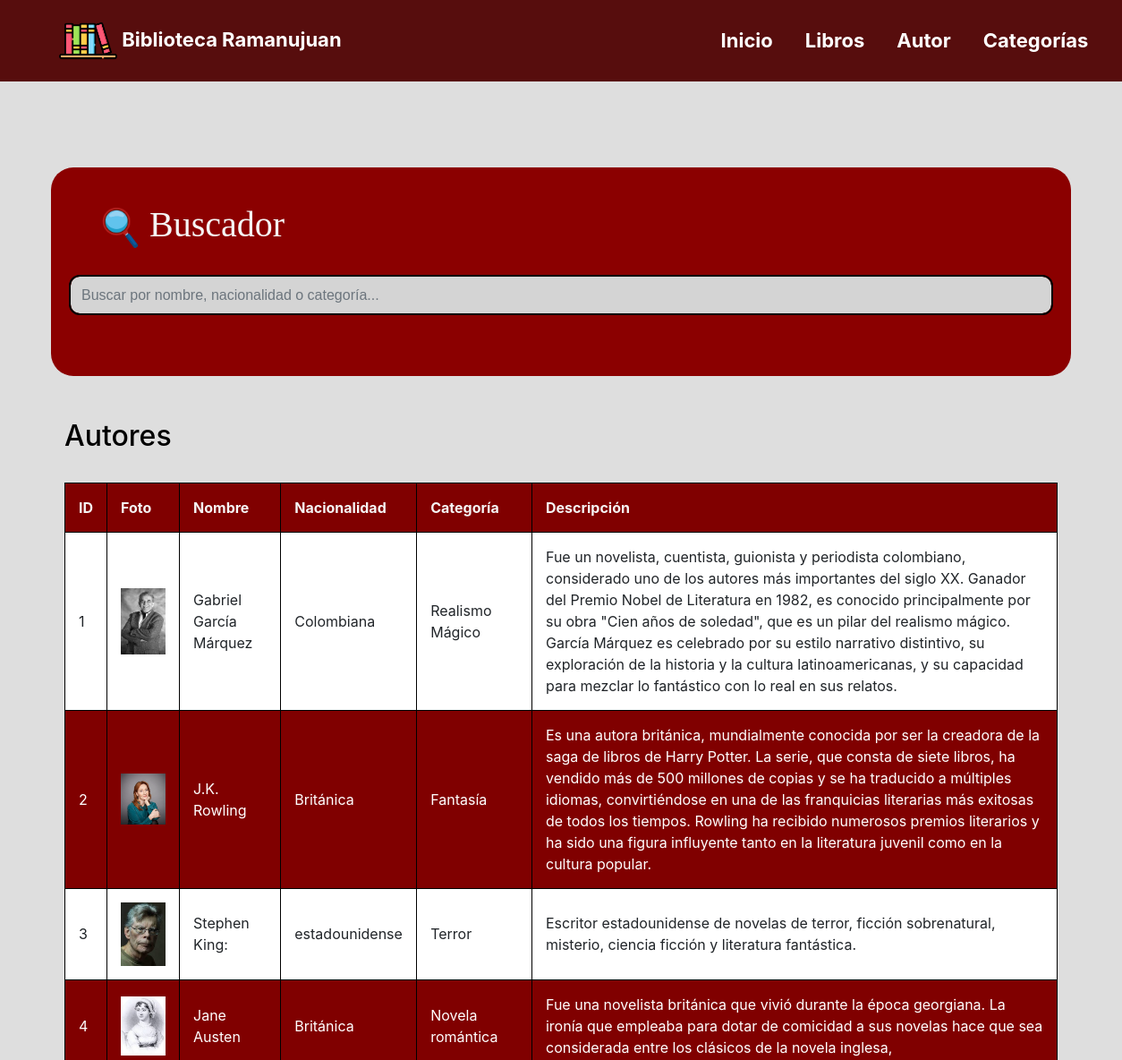
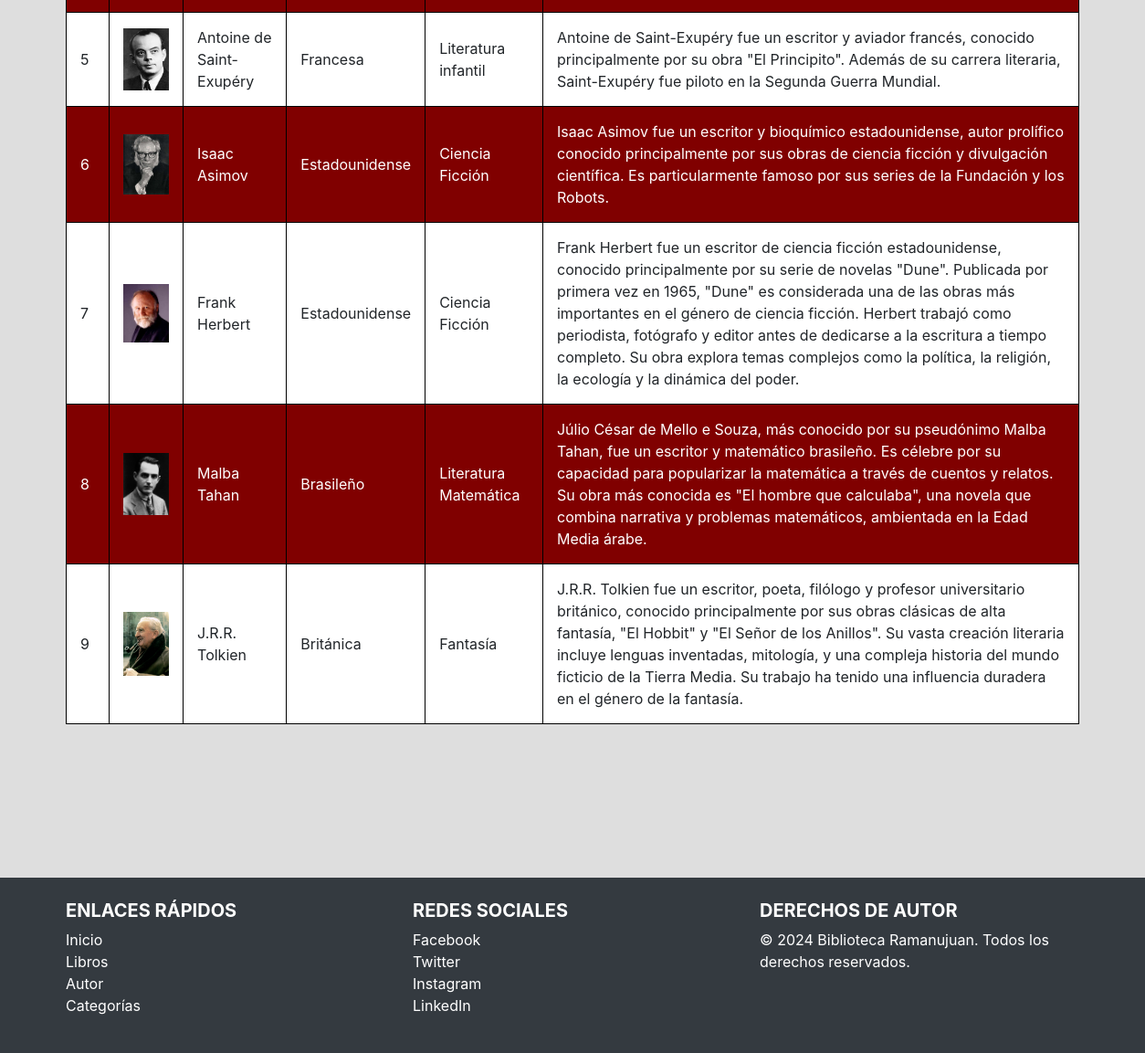
Screenshot of /biblioteca/autor with the database file from the repository (2 pictures, top to bottom).
### biblioteca/models.py (models this page shows)
class NavItem(models.Model):
			id_navItem  = models.AutoField(db_column="idNavItem", primary_key=True)
			titulo      = models.CharField(max_length=35)
			url         = models.CharField(max_length=100,null=True)

class Autor(models.Model):
			id_autor      = models.AutoField(db_column="idAutor", primary_key=True)
			nombre        = models.CharField(max_length=40, blank=False, null=False)
			nacionalidad  = models.CharField(max_length=20, blank=False, null=False)
			descripcion	  = models.CharField(max_length=500)
			foto_autor    = models.CharField(max_length=100)
			categoria 	  = models.CharField( max_length=50)

### biblioteca/views.py (the view)
# urls.py: path('autor', views.autor, name="autor")
def autor(request):
	NavItems = NavItem.objects.all()
	Categorias = Categoria.objects.all()
	Autores = Autor.objects.all()
	Libros = Libro.objects.all()
	context = {
		"NavItems" : NavItems,
		"Categorias" : Categorias,
		"Autores" : Autores,
		"Libros" : Libros
	}
	return render (request, 'biblioteca/autor.html', context)

### biblioteca/templates/biblioteca/autor.html (shortened to what this page needs)
{% load static %}
<!DOCTYPE html>
<html lang="en">
<head>
    <link rel="stylesheet" href="https://cdn.jsdelivr.net/npm/bootstrap@4.6.2/dist/css/bootstrap.min.css">
    <link href="{% static 'css/navbar.css' %}" rel="stylesheet">
    <link href="{% static 'css/index.css' %}" rel="stylesheet">
    <link href="{% static 'css/autor.css' %}" rel="stylesheet">
</head>
<body>
  <nav class="navbar navbar-expand-lg navbar-light navbar-custom">
    <a class="navbar-brand" href="/biblioteca">
        <img src="{% static 'img/icono2.png' %}" alt="" style="width: 65px; margin-left: 50px;"> Biblioteca Ramanujuan
    </a>
    <div class="collapse navbar-collapse" id="navbarSupportedContent" style="margin-left: 400px;">
      <ul class="navbar-nav mr-auto" style="margin-left: auto; margin-right: 0;">
        {% for Navbar in NavItems %}
        <li class="nav-item">
            <a class="nav-link" href="{{ Navbar.url }}">{{ Navbar.titulo }}</a>
        </li>
        {% endfor %}
      </ul>
    </div>
  </nav>
<br><br>
<div class="container mt-5" id="buscadorSeccion">
  <h1 id="textobuscador"><img src="{% static 'img/lupa.webp' %}" alt="" style="width: 45px; margin-left: 15px;"> Buscador </h1>
  <input type="text" id="searchInput" class="form-control" placeholder="Buscar por nombre, nacionalidad o categoría..."><br><br>
</div>
<div class="container mt-5" id="autoresSeccion">
  <h2>Autores</h2><br>
  <table class="custom-table">
      <thead>
          <tr>
              <th>ID</th>
              <th>Foto</th>
              <th>Nombre</th>
              <th>Nacionalidad</th>
              <th>Categoría</th>
              <th>Descripción</th>
          </tr>
      </thead>
      <tbody>
          {% for autor in Autores %}
          <tr>
              <td>{{ autor.id_autor }}</td>
              <td><img src="{% static 'img/' %}{{ autor.foto_autor }}" alt="{{ autor.nombre }}" style="width: 50px;"></td>
              <td>{{ autor.nombre }}</td>
              <td>{{ autor.nacionalidad }}</td>
              <td>{{ autor.categoria }}</td>
              <td>{{ autor.descripcion }}</td>
          </tr>
          {% endfor %}
      </tbody>
  </table>
</div>
  <br><br><br><br><br>
  <footer class="bg-dark text-white mt-5">
    <div class="container py-4">
      <div class="row">
        <div class="col-lg-4 col-md-6 mb-4 mb-lg-0">
          <h5 class="font-weight-bold text-uppercase">Enlaces rápidos</h5>
          <ul class="list-unstyled">
          {% for Navbar in NavItems %}
          <li>
            <a href="{{ Navbar.url }}" class="text-white">{{ Navbar.titulo }}</a>
          </li>
          {% endfor %}
          </ul>
        </div>
        <div class="col-lg-4 col-md-6 mb-4 mb-lg-0">
          <h5 class="font-weight-bold text-uppercase">Redes Sociales</h5>
          <ul class="list-unstyled">
            <li><a href="#" class="text-white">Facebook</a></li>
            <li><a href="#" class="text-white">Twitter</a></li>
            <li><a href="#" class="text-white">Instagram</a></li>
            <li><a href="#" class="text-white">LinkedIn</a></li>
          </ul>
        </div>
        <div class="col-lg-4 col-md-12 mb-4 mb-lg-0">
          <h5 class="font-weight-bold text-uppercase">Derechos de Autor</h5>
          <p class="mb-0">&copy; 2024 Biblioteca Ramanujuan. Todos los derechos reservados.</p>
        </div>
      </div>
    </div>
  </footer>
</body>
</html>

### biblioteca/static/css/navbar.css (style rules this page uses)
.navbar-custom { background-color: rgb(87, 13, 13); }
.navbar-custom .navbar-brand, .navbar-custom .nav-link { color: white !important; font-size: 22px; font-weight: bold; }
.navbar-custom .nav-link { margin-right: 20px; }

### biblioteca/static/css/index.css (style rules this page uses)
body { background-color: rgb(222, 222, 222); }
#textobuscador { color: antiquewhite; font-family: Georgia, 'Times New Roman', Times, serif; padding: 20px; }
#searchInput { font-family: 'Lucida Sans', 'Lucida Sans Regular', 'Lucida Grande', 'Lucida Sans Unicode', Geneva, Verdana, sans-serif; color: rgb(56, 10, 10); background-color: rgb(212, 212, 212); position: relative; width: 60%; margin: 0; height: 45px; border: 2px solid #000000; -webkit-border-radius: 5px; -moz-border-radius: 5px; border-radius: 15px; overflow: hidden; }

### biblioteca/static/css/autor.css (style rules this page uses)
.custom-table { width: 100%; border-collapse: collapse; }
.custom-table th, .custom-table td { padding: 12px; text-align: left; border: 1px solid #ddd; }
.custom-table th { background-color: #800000; color: white; }
.custom-table tr:nth-child(even) { background-color: #800000; color: white; }
.custom-table tr:nth-child(odd) { background-color: #ffffff; }
#buscadorSeccion { background-color: #8B0000; padding: 20px; border-radius: 25px; margin-bottom: 20px; }
#buscadorSeccion h1 { color: #F5F5F5; }
#buscadorSeccion .form-control { border: 2px solid #000000; border-radius: 12px; margin-top: 10px; width: 100%; }
#autoresSeccion h2 { color: #000000; }
#autoresSeccion .custom-table { width: 100%; border-collapse: collapse; }
#autoresSeccion .custom-table th, #autoresSeccion .custom-table td { border: 1px solid #000; padding: 15px; text-align: left; }
#autoresSeccion .custom-table th { background-color: #800000; color: #F5F5F5; }

### rows the page displays
NavItem: titulo "Inicio"
NavItem: titulo "Libros"
NavItem: titulo "Autor"
NavItem: titulo "Categorías"
Autor: id_autor "1", foto_autor (picture), nombre "Gabriel García Márquez", nacionalidad "Colombiana", categoria "Realismo Mágico", descripcion "Fue un novelista, cuentista, guionista y periodista colombiano, considerado uno de los autores más importantes del siglo XX. Ganador del Premio Nobel de Literatura en 1982, es conocido principalmente por su obra \"Cien años de soledad\", que es un pilar del realismo mágico. García Márquez es celebrado por su estilo narrativo distintivo, su exploración de la historia y la cultura latinoamericanas, y su capacidad para mezclar lo fantástico con lo real en sus relatos."
Autor: id_autor "2", foto_autor (picture), nombre "J.K. Rowling", nacionalidad "Británica", categoria "Fantasía", descripcion "Es una autora británica, mundialmente conocida por ser la creadora de la saga de libros de Harry Potter. La serie, que consta de siete libros, ha vendido más de 500 millones de copias y se ha traducido a múltiples idiomas, convirtiéndose en una de las franquicias literarias más exitosas de todos los tiempos. Rowling ha recibido numerosos premios literarios y ha sido una figura influyente tanto en la literatura juvenil como en la cultura popular."
Autor: id_autor "3", foto_autor (picture), nombre "Stephen King:", nacionalidad "estadounidense", categoria "Terror", descripcion "Escritor estadounidense de novelas de terror, ficción sobrenatural, misterio, ciencia ficción y literatura fantástica."
Autor: id_autor "4", foto_autor (picture), nombre "Jane Austen", nacionalidad "Británica", categoria "Novela romántica", descripcion "Fue una novelista británica que vivió durante la época georgiana. La ironía que empleaba para dotar de comicidad a sus novelas hace que sea considerada entre los clásicos de la novela inglesa,"
Autor: id_autor "5", foto_autor (picture), nombre "Antoine de Saint-Exupéry", nacionalidad "Francesa", categoria "Literatura infantil", descripcion "Antoine de Saint-Exupéry fue un escritor y aviador francés, conocido principalmente por su obra \"El Principito\". Además de su carrera literaria, Saint-Exupéry fue piloto en la Segunda Guerra Mundial."
Autor: id_autor "6", foto_autor (picture), nombre "Isaac Asimov", nacionalidad "Estadounidense", categoria "Ciencia Ficción", descripcion "Isaac Asimov fue un escritor y bioquímico estadounidense, autor prolífico conocido principalmente por sus obras de ciencia ficción y divulgación científica. Es particularmente famoso por sus series de la Fundación y los Robots."
Autor: id_autor "7", foto_autor (picture), nombre "Frank Herbert", nacionalidad "Estadounidense", categoria "Ciencia Ficción", descripcion "Frank Herbert fue un escritor de ciencia ficción estadounidense, conocido principalmente por su serie de novelas \"Dune\". Publicada por primera vez en 1965, \"Dune\" es considerada una de las obras más importantes en el género de ciencia ficción. Herbert trabajó como periodista, fotógrafo y editor antes de dedicarse a la escritura a tiempo completo. Su obra explora temas complejos como la política, la religión, la ecología y la dinámica del poder."
Autor: id_autor "8", foto_autor (picture), nombre "Malba Tahan", nacionalidad "Brasileño", categoria "Literatura Matemática", descripcion "Júlio César de Mello e Souza, más conocido por su pseudónimo Malba Tahan, fue un escritor y matemático brasileño. Es célebre por su capacidad para popularizar la matemática a través de cuentos y relatos. Su obra más conocida es \"El hombre que calculaba\", una novela que combina narrativa y problemas matemáticos, ambientada en la Edad Media árabe."
Autor: id_autor "9", foto_autor (picture), nombre "J.R.R. Tolkien", nacionalidad "Británica", categoria "Fantasía", descripcion "J.R.R. Tolkien fue un escritor, poeta, filólogo y profesor universitario británico, conocido principalmente por sus obras clásicas de alta fantasía, \"El Hobbit\" y \"El Señor de los Anillos\". Su vasta creación literaria incluye lenguas inventadas, mitología, y una compleja historia del mundo ficticio de la Tierra Media. Su trabajo ha tenido una influencia duradera en el género de la fantasía."
